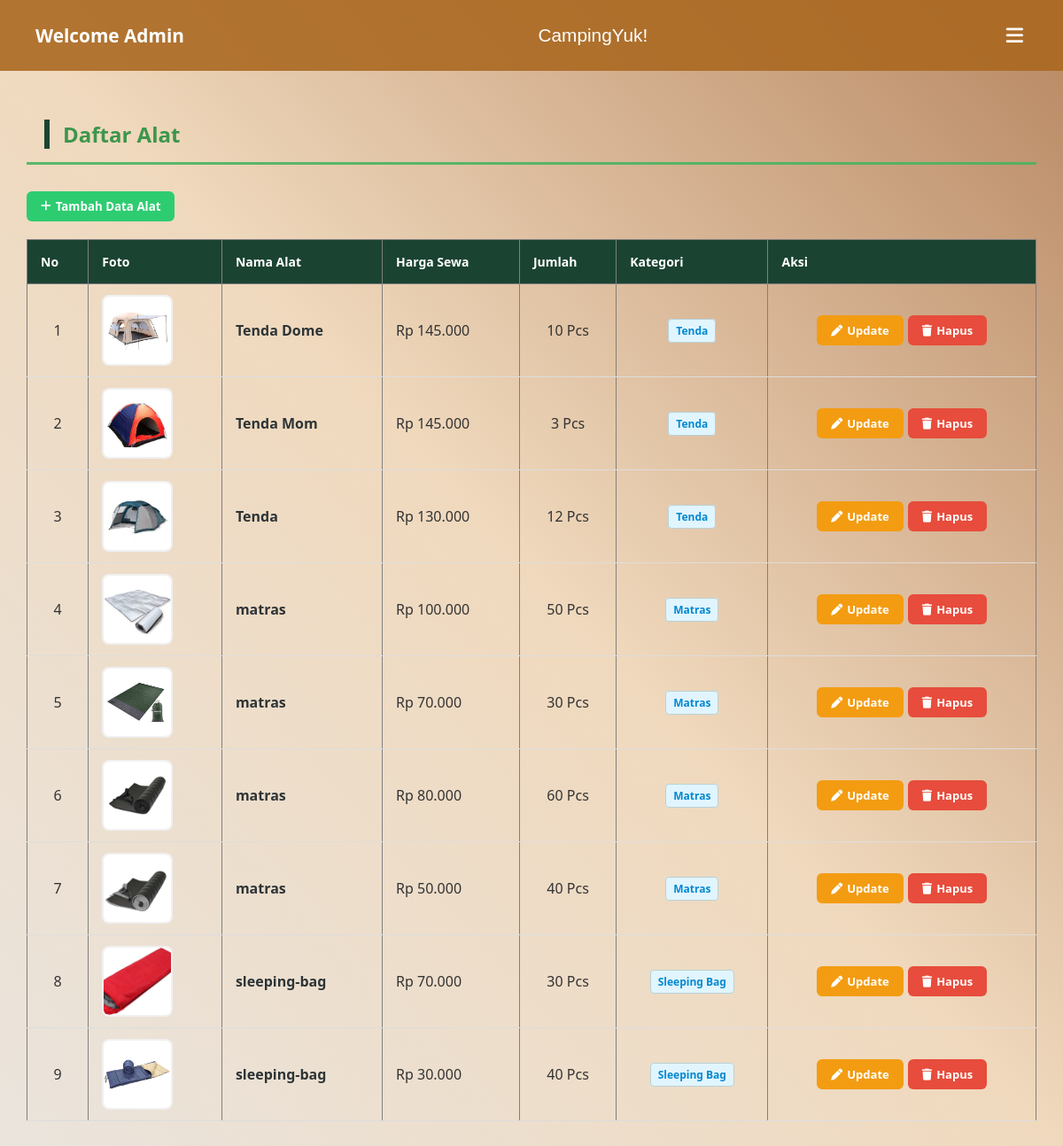
Screenshot of /view/view_admin/data_alat.php (signed in) with the database file from the repository.
### tables this page shows
CREATE TABLE `peralatan` (
  `id_alat` int(20) NOT NULL,
  `id_kategori` int(11) NOT NULL,
  `nama_alat` varchar(50) NOT NULL,
  `jumlah` int(11) NOT NULL,
  `foto_alat` varchar(255) NOT NULL,
  `harga` varchar(50) DEFAULT NULL
);

CREATE TABLE `kategori` (
  `id_kategori` int(11) NOT NULL,
  `nama_kategori` varchar(50) NOT NULL
);

### models/m_koneksi.php (called while the page is built, shortened)
<?php
class Koneksi {
    private $host = "localhost",
            $username = "root",
            $pass = "",
            $db = "peminjaman_alat";
    function __construct() {
        $this->koneksi = mysqli_connect(
            $this->host,
            $this->username,
            $this->pass,
            $this->db
        );
    }
}

### models/m_peralatan.php (called while the page is built, shortened)
<?php
include_once 'm_koneksi.php';
class alat {
    private $conn;
    public function __construct() {
        $db = new koneksi();
        $this->conn = $db->koneksi;
    }
    function tampil_data_alat() {
        $sql = "SELECT peralatan.*, kategori.nama_kategori
                FROM peralatan
                INNER JOIN kategori ON peralatan.id_kategori = kategori.id_kategori";
        $query = mysqli_query($this->conn, $sql);
        $result = [];
        while ($data = mysqli_fetch_object($query)) {
            $result[] = $data;
        }
        return $result;
    }
}
?>

### controller/c_peralatan.php (called while the page is built, shortened)
<?php
include_once __DIR__ . '/../models/m_peralatan.php';
$alat = new alat();
try {
    $data_alat = $alat->tampil_data_alat();
} catch (Exception $e) {
    echo "Error: " . $e->getMessage();
}

### view/view_admin/data_alat.php (the view, shortened to what this page needs)
<?php
include_once '../../controller/c_peralatan.php';
include_once '../template/navbar.php';
?>
<!DOCTYPE html>
<html lang="en">
<head>
    <link rel="stylesheet" href="../template/style.css">
    <link rel="stylesheet" href="../template/dashboard_adm.css">
    <link rel="stylesheet" href="https://cdnjs.cloudflare.com/ajax/libs/font-awesome/6.5.1/css/all.min.css">
    <link rel="stylesheet" href="../template/data.css">
</head>
<body>
  <div class="main-content">
    <h2>Daftar Alat</h2>
    <hr>
    <button type="button" class="btn-action btn-add" onclick="openTambahModal()">
      <i class="fa-solid fa-plus"></i> Tambah Data Alat
    </button>
    <div class="table-container">
      <table border="1" width="100%" style="border-collapse: collapse;">
        <thead>
          <tr>
            <th>No</th>
            <th>Foto</th>
            <th>Nama Alat</th>
            <th>Harga Sewa</th>
            <th>Jumlah</th>
            <th>Kategori</th> <th>Aksi</th>
          </tr>
        </thead>
        <tbody>
          <?php
          if (!empty($data_alat)):
            $no = 1;
            foreach ($data_alat as $data): ?>
          <tr>
            <td style="text-align:center;"><?= $no++ ?></td>
            <td style="text-align:center;">
                <img src="../../asset/<?=$data->foto_alat?>" alt="Alat" class="img-box">
            </td>
            <td><strong><?=$data->nama_alat?></strong></td>
            <td>Rp <?= number_format((int)$data->harga, 0, ',', '.') ?></td>
            <td style="text-align:center;"><?=$data->jumlah?> Pcs</td>
            <td style="text-align:center;">
                <span class="category-badge"><?=$data->nama_kategori?></span>
            </td>
            <td>
              <div style="display: flex; gap: 5px; justify-content: center;">
                <button type="button" class="btn-action btn-update"
                        onclick="openUpdateModal('<?=$data->id_alat?>', '<?=$data->nama_alat?>', '<?=$data->jumlah?>', '<?=$data->id_kategori?>', '<?=$data->foto_alat?>', '<?=$data->harga?>')">
                  <i class="fa-solid fa-pen"></i> Update
                </button>
                <a href="../../controller/c_peralatan.php?aksi=hapus&id_alat=<?= $data->id_alat; ?>" onclick="return confirm('Hapus alat ini?')" class="btn-action btn-delete">
                   <i class="fa-solid fa-trash"></i> Hapus
                </a>
              </div>
            </td>
          </tr>
          <?php endforeach; else: ?>
          <tr><td colspan="7" style="text-align: center;">Tidak ada data alat</td></tr>
          <?php endif; ?>
        </tbody>
      </table>
    </div>
  </div>
</body>
</html>

### view/template/style.css (style rules this page uses)
html, body { margin: 0; padding: 0; min-height: 100vh; width: 100%; }
body { font-family: 'Segoe UI', Roboto, sans-serif; background: #a8834a; background: linear-gradient(145deg, #a8834a 0%, #ecd0a9 100%) fixed; background-attachment: fixed; color: #2d3436; }
h2 { color: #1b4332; font-size: 24px; margin-bottom: 15px; border-left: 6px solid #1b4332; padding-left: 15px; }
.table-container { overflow-x: auto; }
table { width: 100%; border-collapse: collapse; }
thead { background-color: #1b4332; }
th { color: #ffffff; padding: 15px; text-align: left; font-size: 14px; }
td { padding: 12px 15px; border-bottom: 1px solid #ddd; color: #333; }
.btn-update, .btn-delete { padding: 8px 16px; border: none; border-radius: 6px; font-weight: 600; font-size: 13px; cursor: pointer; text-decoration: none; transition: all 0.3s ease; }
.btn-update { background-color: #007bff; color: white; }
.btn-delete { background-color: #dc3545; color: white; }
.img-box { width: 60px; height: 60px; object-fit: cover; border-radius: 8px; border: 2px solid rgba(27, 67, 50, 0.2); display: block; }
.category-badge { background-color: rgba(27, 67, 50, 0.1); color: #1b4332; padding: 4px 12px; border-radius: 20px; font-size: 12px; font-weight: 600; border: 1px solid rgba(27, 67, 50, 0.2); }
td strong { color: #2d3436; }
.btn-update { background-color: #f39c12; color: white; border: none; padding: 5px 12px; border-radius: 4px; cursor: pointer; text-decoration: none; font-size: 14px; }

### view/template/dashboard_adm.css (style rules this page uses)
* { box-sizing: border-box; font-family: "Segoe UI", sans-serif; margin: 0; padding: 0; }
body { margin: 0; padding: 0; min-height: 100vh; background-color: #f8fafc; background-image: linear-gradient( to bottom left, rgba(157, 87, 33, 0.702), rgba(224, 155, 72, 0.348) 50%, #9a662a26 100% ); background-attachment: fixed; }
.main-content { flex: 1; padding: 30px; }
h2 { margin-top: 25px; margin-left: 20px; color: #268e3ee4; }
hr { border: 0; background: #48b361e4; margin: 15px auto 30px auto; height: 3px; width: 100%; }

### view/template/data.css (style rules this page uses)
.btn-action { border: none; padding: 8px 16px; border-radius: 6px; cursor: pointer; font-weight: 600; text-decoration: none; display: inline-flex; align-items: center; gap: 5px; }
.btn-add { background-color: #2ecc71; color: white; margin-bottom: 20px; }
.btn-update { background-color: #f39c12; color: white; font-size: 13px; }
.btn-delete { background-color: #e74c3c; color: white; font-size: 13px; }
.img-box { width: 80px; height: 80px; object-fit: cover; border-radius: 8px; border: 2px solid #f0f0f0; }
.category-badge { background: #e1f5fe; color: #0288d1; padding: 4px 8px; border-radius: 4px; font-size: 12px; font-weight: bold; }

### rows the page displays
peralatan: foto_alat (picture), nama_alat "Tenda Dome", harga "145.000", jumlah "10", id_kategori.nama_kategori "Tenda"
peralatan: foto_alat (picture), nama_alat "Tenda Mom", harga "145.000", jumlah "3", id_kategori.nama_kategori "Tenda"
peralatan: foto_alat (picture), nama_alat "Tenda", harga "130.000", jumlah "12", id_kategori.nama_kategori "Tenda"
peralatan: foto_alat (picture), nama_alat "matras", harga "100.000", jumlah "50", id_kategori.nama_kategori "Matras"
peralatan: foto_alat (picture), nama_alat "matras", harga "70.000", jumlah "30", id_kategori.nama_kategori "Matras"
peralatan: foto_alat (picture), nama_alat "matras", harga "80.000", jumlah "60", id_kategori.nama_kategori "Matras"
peralatan: foto_alat (picture), nama_alat "matras", harga "50.000", jumlah "40", id_kategori.nama_kategori "Matras"
peralatan: foto_alat (picture), nama_alat "sleeping-bag", harga "70.000", jumlah "30", id_kategori.nama_kategori "Sleeping Bag"
peralatan: foto_alat (picture), nama_alat "sleeping-bag", harga "30.000", jumlah "40", id_kategori.nama_kategori "Sleeping Bag"
